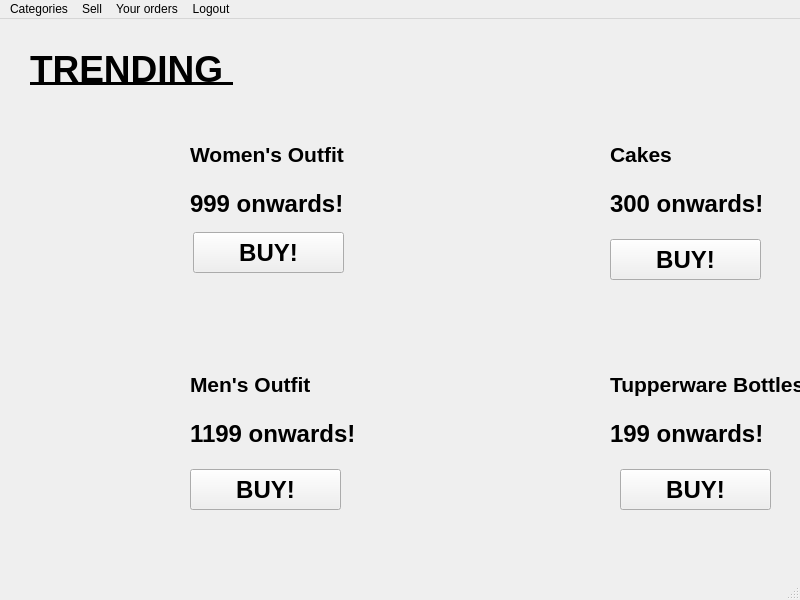
<?xml version="1.0" encoding="UTF-8"?>
<ui version="4.0">
 <class>MainWindow</class>
 <widget class="QMainWindow" name="MainWindow">
  <property name="geometry">
   <rect>
    <x>0</x>
    <y>0</y>
    <width>800</width>
    <height>600</height>
   </rect>
  </property>
  <property name="windowTitle">
   <string>GrowPal</string>
  </property>
  <widget class="QWidget" name="centralwidget">
   <widget class="QLabel" name="label_image_product_outfit1">
    <property name="geometry">
     <rect>
      <x>30</x>
      <y>120</y>
      <width>141</width>
      <height>141</height>
     </rect>
    </property>
    <property name="text">
     <string/>
    </property>
    <property name="pixmap">
     <pixmap>product_outfit1.jpeg</pixmap>
    </property>
   </widget>
   <widget class="QLabel" name="label">
    <property name="geometry">
     <rect>
      <x>190</x>
      <y>120</y>
      <width>201</width>
      <height>31</height>
     </rect>
    </property>
    <property name="text">
     <string>&lt;html&gt;&lt;head/&gt;&lt;body&gt;&lt;p&gt;&lt;span style=&quot; font-size:16pt; font-weight:600;&quot;&gt;Women's Outfit &lt;/span&gt;&lt;/p&gt;&lt;/body&gt;&lt;/html&gt;</string>
    </property>
   </widget>
   <widget class="QLabel" name="label_2">
    <property name="geometry">
     <rect>
      <x>190</x>
      <y>160</y>
      <width>151</width>
      <height>51</height>
     </rect>
    </property>
    <property name="text">
     <string>&lt;html&gt;&lt;head/&gt;&lt;body&gt;&lt;p&gt;&lt;span style=&quot; font-size:18pt; font-weight:600;&quot;&gt;999 onwards!&lt;/span&gt;&lt;/p&gt;&lt;/body&gt;&lt;/html&gt;</string>
    </property>
   </widget>
   <widget class="QLabel" name="label_3">
    <property name="geometry">
     <rect>
      <x>610</x>
      <y>120</y>
      <width>201</width>
      <height>31</height>
     </rect>
    </property>
    <property name="text">
     <string>&lt;html&gt;&lt;head/&gt;&lt;body&gt;&lt;p&gt;&lt;span style=&quot; font-size:16pt; font-weight:600;&quot;&gt;Cakes&lt;/span&gt;&lt;/p&gt;&lt;/body&gt;&lt;/html&gt;</string>
    </property>
   </widget>
   <widget class="QLabel" name="label_4">
    <property name="geometry">
     <rect>
      <x>610</x>
      <y>160</y>
      <width>151</width>
      <height>51</height>
     </rect>
    </property>
    <property name="text">
     <string>&lt;html&gt;&lt;head/&gt;&lt;body&gt;&lt;p&gt;&lt;span style=&quot; font-size:18pt; font-weight:600;&quot;&gt;300 onwards!&lt;/span&gt;&lt;/p&gt;&lt;/body&gt;&lt;/html&gt;</string>
    </property>
   </widget>
   <widget class="QLabel" name="label_image_product_outfit1_2">
    <property name="geometry">
     <rect>
      <x>450</x>
      <y>120</y>
      <width>141</width>
      <height>141</height>
     </rect>
    </property>
    <property name="text">
     <string/>
    </property>
    <property name="pixmap">
     <pixmap>product_cake1.jpeg</pixmap>
    </property>
   </widget>
   <widget class="QLabel" name="label_5">
    <property name="geometry">
     <rect>
      <x>190</x>
      <y>350</y>
      <width>201</width>
      <height>31</height>
     </rect>
    </property>
    <property name="text">
     <string>&lt;html&gt;&lt;head/&gt;&lt;body&gt;&lt;p&gt;&lt;span style=&quot; font-size:16pt; font-weight:600;&quot;&gt;Men's Outfit &lt;/span&gt;&lt;/p&gt;&lt;/body&gt;&lt;/html&gt;</string>
    </property>
   </widget>
   <widget class="QLabel" name="label_6">
    <property name="geometry">
     <rect>
      <x>190</x>
      <y>390</y>
      <width>171</width>
      <height>51</height>
     </rect>
    </property>
    <property name="text">
     <string>&lt;html&gt;&lt;head/&gt;&lt;body&gt;&lt;p&gt;&lt;span style=&quot; font-size:18pt; font-weight:600;&quot;&gt;1199 onwards!&lt;/span&gt;&lt;/p&gt;&lt;/body&gt;&lt;/html&gt;</string>
    </property>
   </widget>
   <widget class="QLabel" name="label_image_product_outfit1_3">
    <property name="geometry">
     <rect>
      <x>30</x>
      <y>350</y>
      <width>141</width>
      <height>141</height>
     </rect>
    </property>
    <property name="text">
     <string/>
    </property>
    <property name="pixmap">
     <pixmap>product_outfit2.jpeg</pixmap>
    </property>
   </widget>
   <widget class="QLabel" name="label_7">
    <property name="geometry">
     <rect>
      <x>610</x>
      <y>350</y>
      <width>201</width>
      <height>31</height>
     </rect>
    </property>
    <property name="text">
     <string>&lt;html&gt;&lt;head/&gt;&lt;body&gt;&lt;p&gt;&lt;span style=&quot; font-size:16pt; font-weight:600;&quot;&gt;Tupperware Bottles&lt;/span&gt;&lt;/p&gt;&lt;/body&gt;&lt;/html&gt;</string>
    </property>
   </widget>
   <widget class="QLabel" name="label_8">
    <property name="geometry">
     <rect>
      <x>610</x>
      <y>390</y>
      <width>151</width>
      <height>51</height>
     </rect>
    </property>
    <property name="text">
     <string>&lt;html&gt;&lt;head/&gt;&lt;body&gt;&lt;p&gt;&lt;span style=&quot; font-size:18pt; font-weight:600;&quot;&gt;199 onwards!&lt;/span&gt;&lt;/p&gt;&lt;/body&gt;&lt;/html&gt;</string>
    </property>
   </widget>
   <widget class="QLabel" name="label_image_product_outfit1_4">
    <property name="geometry">
     <rect>
      <x>450</x>
      <y>350</y>
      <width>141</width>
      <height>141</height>
     </rect>
    </property>
    <property name="text">
     <string/>
    </property>
    <property name="pixmap">
     <pixmap>product_tupperware1.jpeg</pixmap>
    </property>
   </widget>
   <widget class="QPushButton" name="pushButton_buy_womens_outfit">
    <property name="geometry">
     <rect>
      <x>193</x>
      <y>213</y>
      <width>151</width>
      <height>41</height>
     </rect>
    </property>
    <property name="font">
     <font>
      <pointsize>18</pointsize>
      <weight>75</weight>
      <bold>true</bold>
     </font>
    </property>
    <property name="styleSheet">
     <string notr="true">font-size:18pt;</string>
    </property>
    <property name="text">
     <string>BUY!</string>
    </property>
   </widget>
   <widget class="QPushButton" name="pushButton_buy_cakes">
    <property name="geometry">
     <rect>
      <x>610</x>
      <y>220</y>
      <width>151</width>
      <height>41</height>
     </rect>
    </property>
    <property name="font">
     <font>
      <pointsize>18</pointsize>
      <weight>75</weight>
      <bold>true</bold>
     </font>
    </property>
    <property name="styleSheet">
     <string notr="true">font-size:18pt;</string>
    </property>
    <property name="text">
     <string>BUY!</string>
    </property>
   </widget>
   <widget class="QPushButton" name="pushButton_buy_tupperware">
    <property name="geometry">
     <rect>
      <x>620</x>
      <y>450</y>
      <width>151</width>
      <height>41</height>
     </rect>
    </property>
    <property name="font">
     <font>
      <pointsize>18</pointsize>
      <weight>75</weight>
      <bold>true</bold>
     </font>
    </property>
    <property name="styleSheet">
     <string notr="true">font-size:18pt;</string>
    </property>
    <property name="text">
     <string>BUY!</string>
    </property>
   </widget>
   <widget class="QPushButton" name="pushButton_buy_mens_outfit">
    <property name="geometry">
     <rect>
      <x>190</x>
      <y>450</y>
      <width>151</width>
      <height>41</height>
     </rect>
    </property>
    <property name="font">
     <font>
      <pointsize>18</pointsize>
      <weight>75</weight>
      <bold>true</bold>
     </font>
    </property>
    <property name="styleSheet">
     <string notr="true">font-size:18pt;</string>
    </property>
    <property name="text">
     <string>BUY!</string>
    </property>
   </widget>
   <widget class="QLabel" name="label_9">
    <property name="geometry">
     <rect>
      <x>30</x>
      <y>10</y>
      <width>481</width>
      <height>81</height>
     </rect>
    </property>
    <property name="text">
     <string>&lt;html&gt;&lt;head/&gt;&lt;body&gt;&lt;p&gt;&lt;span style=&quot; font-size:28pt; font-weight:600; text-decoration: underline;&quot;&gt;TRENDING         &lt;/span&gt;&lt;/p&gt;&lt;/body&gt;&lt;/html&gt;</string>
    </property>
   </widget>
  </widget>
  <widget class="QMenuBar" name="menubar">
   <property name="geometry">
    <rect>
     <x>0</x>
     <y>0</y>
     <width>800</width>
     <height>30</height>
    </rect>
   </property>
   <widget class="QMenu" name="menuCatogories">
    <property name="title">
     <string>Categories</string>
    </property>
   </widget>
   <widget class="QMenu" name="menuSell">
    <property name="title">
     <string>Sell</string>
    </property>
   </widget>
   <widget class="QMenu" name="menuTrack_Package">
    <property name="title">
     <string>Your orders</string>
    </property>
   </widget>
   <widget class="QMenu" name="menuLogout">
    <property name="title">
     <string>Logout</string>
    </property>
   </widget>
   <addaction name="menuCatogories"/>
   <addaction name="menuSell"/>
   <addaction name="menuTrack_Package"/>
   <addaction name="menuLogout"/>
  </widget>
  <widget class="QStatusBar" name="statusbar"/>
 </widget>
 <resources/>
 <connections/>
</ui>
